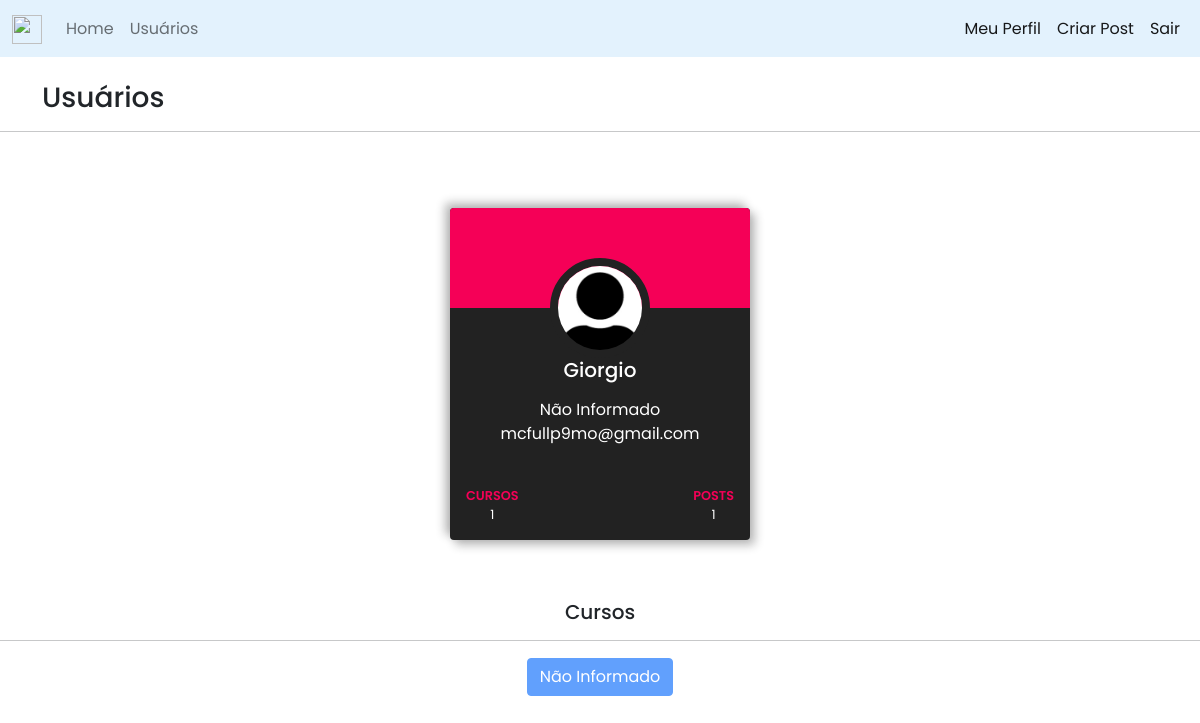
Page /usuarios (signed in) on the earlier database version.
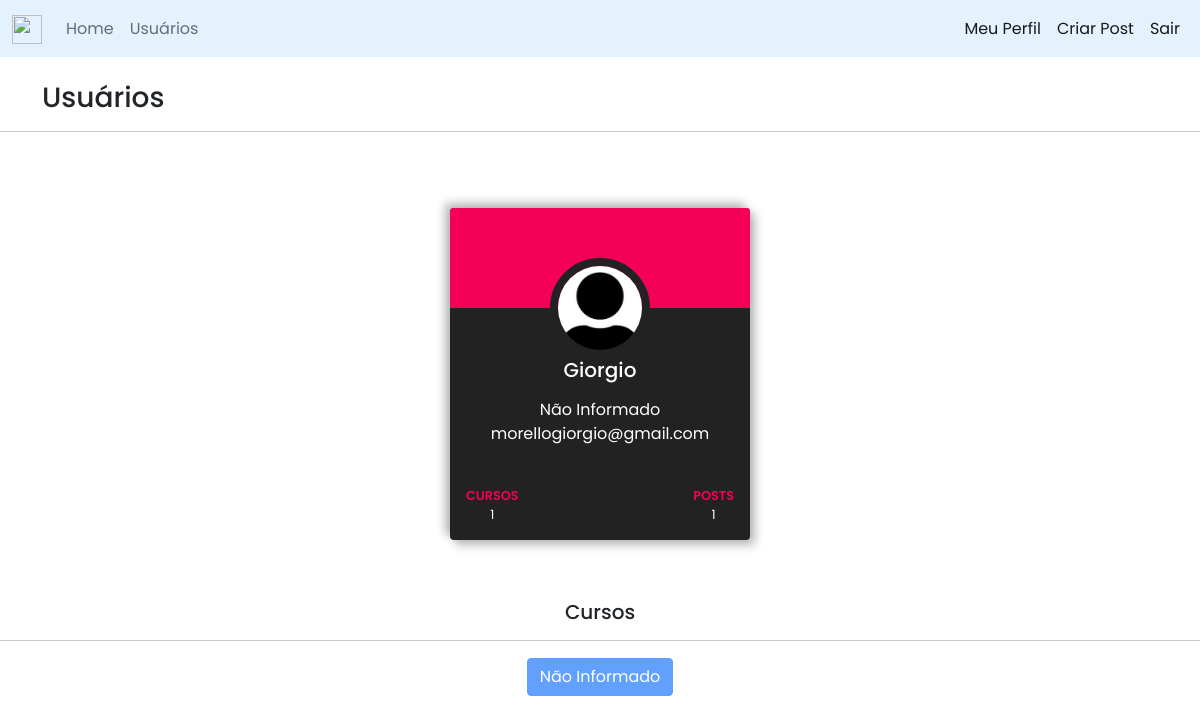
Same page on the later database version.
### projeto_site/models.py (models this page shows)
class Usuario(database.Model, UserMixin):
    id = database.Column(database.Integer, primary_key=True)
    username = database.Column(database.String, nullable=False)
    email = database.Column(database.String, nullable=False, unique=True)
    password = database.Column(database.String, nullable=False)
    foto_perfil = database.Column(database.String, default='default.jpg')
    posts = database.relationship('Post', backref='autor', lazy=True)
    profissao = database.Column(database.String, nullable=False, default='Não Informado')
    cursos = database.Column(database.String, nullable=False, default='Não Informado')
    def contar_post(self):
        return len(self.posts)

### projeto_site/routes.py (the view)
@app.route('/usuarios')
@login_required
def usuarios():
    lista_user = Usuario.query.all()
    return render_template('users.html', lista_user=lista_user)

### projeto_site/models.py (called while the page is built)
@login_manager.user_loader
def load_usuario(id_usuario):
    return Usuario.query.get(int(id_usuario))

### projeto_site/templates/users.html (shortened to what this page needs)
{% extends 'base.html' %}
{% block body %}
<br>
<div class="container ">
    <h3>Usuários</h3>
</div>
{% for usuario in lista_user %}
            <hr>
        <div class="wrapper">
            <div class="card text-white">
                <div class="img-container d-flex align-items-center justify-content-center">
                    <img src="{{ url_for('static', filename='foto_perfil/{}'.format(usuario.foto_perfil)) }}"
                        alt="" class="rounded-circle">
                </div>
                <div class="user">
                    <div class="h5 text-center m-0">
                       <p>{{ usuario.username }}</p >
                    </div>
                    <div class="text-center text-white mb-4">
                        <span class="followers">{{ usuario.profissao }}</span>
                        <br>
                        <span class="followers pt-5">{{ usuario.email }}</span>
                    </div>
                </div>
                <div class="px-3">
                    <div class="d-flex align-items-center justify-content-between py-3 pe-none">
                        <div class="details project">
                            <div class="head text-uppercase">Cursos</div>
                            {% if usuario.cursos == ''%}
                                <div class="fs-08 text-center">0</div>
                            {% else %}
                                <div class="fs-08 text-center">{{ usuario.cursos.count(';') + 1}}</div>
                            {% endif %}
                        </div>
                        <div class="details post">
                            <div class="head text-uppercase">Posts </div>
                            <div class="fs-08 text-center">{{ usuario.contar_post() }}</div>
                        </div>
                    </div>
                </div>
            </div>
        </div>
<center>
    <h5>Cursos</h5>
    <hr>
    <div class="row cur">
        <div class="col-12">
            {% for curso in usuario.cursos.split(';') %}
                {% if curso == '' %}
                <button type="button" class="btn btn-primary"disabled>Não Informado</button>
                {% else %}
                    <button type="button" class="btn btn-primary"disabled>{{ curso }}</button>
                {% endif %}
            {% endfor %}
        </div>
    </div>
    {% endfor %}
</center>
{% endblock %}

### projeto_site/templates/base.html (shortened to what this page needs)
<!DOCTYPE html>
<html lang="pt-br">
<head>
    <link href="https://cdn.jsdelivr.net/npm/bootstrap@5.1.3/dist/css/bootstrap.min.css" rel="stylesheet">
    <link rel="stylesheet" type="text/css" href="{{ url_for('static', filename='main.css') }}">
</head>
<body>
    {% include 'navbar.html'%}
    {% block body %}
    {% endblock %}
</body>
</html>

### projeto_site/templates/navbar.html (shortened to what this page needs)
<nav class="navbar navbar-expand-lg navbar-light" style="background-color: #e3f2fd;">
  <div class="container-fluid">
    <a class="navbar-brand" href="{{ url_for('home') }}">
      <img src="https://cdn.iconscout.com/icon/free/png-256/forum-2485469-2082593.png" width="30" height="29">
    </a>
    <div class="collapse navbar-collapse" id="navbarSupportedContent">
      <ul class="navbar-nav me-auto mb-2 mb-lg-0">
        <li class="nav-item">
          <a class="nav-link " href="{{ url_for('home') }}">Home</a>
        </li>
        <li class="nav-item">
          <a class="nav-link" href="{{ url_for('usuarios') }}">Usuários</a>
        </li>
      </ul>
      <ul class="d-flex navbar-nav">
        {% if current_user.is_authenticated %}
          <li class="nav-item">
            <a class="nav-link active" aria-current="page" href="{{ url_for('meu_perfil') }}">Meu Perfil</a>
          </li>
          <li class="nav-item">
            <a class="nav-link active" aria-current="page" href="{{ url_for('criar') }}">Criar Post</a>
          </li>
          <li class="nav-item">
            <a class="nav-link active" aria-current="page" href="{{ url_for('sair') }}">Sair</a>
          </li>
        {% endif %}
      </ul>
    </div>
  </div>
</nav>

### projeto_site/static/main.css (style rules this page uses)
* { margin: 0; padding: 0; box-sizing: border-box; font-family: 'Poppins', sans-serif; }
.wrapper { min-width: 100vw; display: flex; align-items: center; justify-content: center; padding: 5vw; }
.wrapper .card { width: 300px; background: #222; box-shadow: 5px 5px 10px #1f1f1f50, -5px -5px 10px #1f1f1f50; border: none; overflow: hidden; }
.wrapper .card .img-container img { width: 100px; height: 100px; object-fit: cover; z-index: 5; border: 8px solid #222; margin-top: calc((100px/2)*-1); }
.wrapper .card .head { font-size: 0.8rem; color: #F50057; font-weight: 600; }
.wrapper .card .fs-08 { font-size: 0.8rem; }
.cur { padding: 1px; }

Differences in the rows shown:
changed Usuario "Giorgio": email "mcfullp9mo@gmail.com" → "morellogiorgio@gmail.com"
